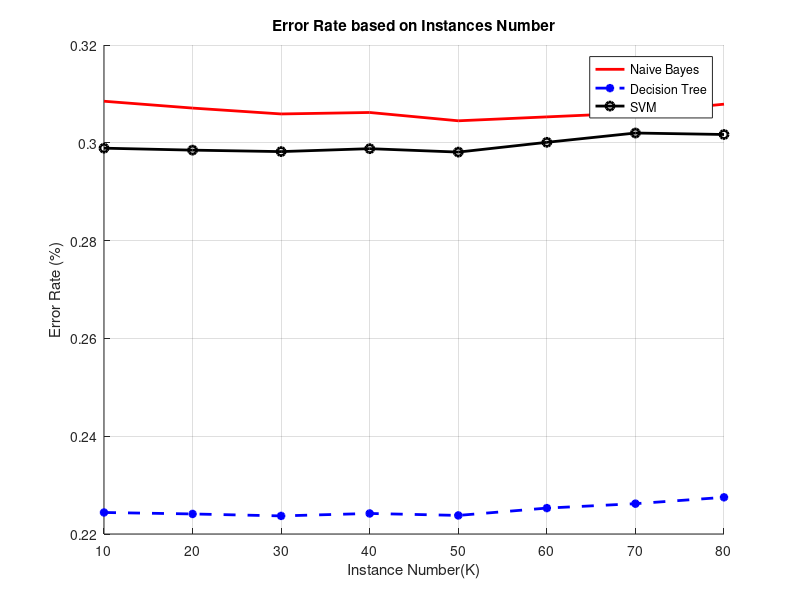

This figure's MATLAB source:
X = [10, 20, 30, 40, 50, 60, 70, 80];
A = [0.3085,0.3071,0.3059,0.3062,0.3045,0.3053,0.3061,0.3079];
B = [0.2244,0.2241,0.2237,0.2242,0.2238,0.2253,0.2262,0.2275];
C = [0.2989,0.2985,0.2982,0.2988,0.2981,0.3001,0.3020,0.3017];

figure;
hold on;
grid;
title('Error Rate based on Instances Number');
xlabel('Instance Number(K)');
ylabel('Error Rate (%)');
plot(X, A, 'r-', 'LineWidth', 2);
hold on;
plot(X, B, 'b--*', 'LineWidth', 2);
hold on;
plot(X, C, 'k-o', 'LineWidth', 2);
legend('Naive Bayes', 'Decision Tree', 'SVM');